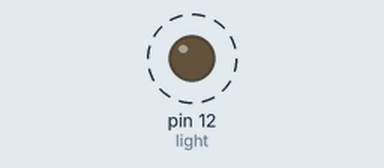
Bench run of a sketch on a simulated Arduino Uno, built with avr-gcc and run on an emulated ATmega328P. Parts: output pins drawn as LEDs (lit = HIGH). Dashed ring = blinking.

Above: at 0.5 s.
Timing chart, 0 to 3.0 s (numbered marks = the images above):
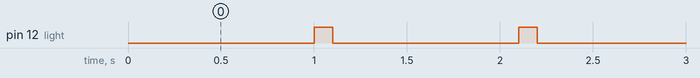

The sketch:

day2_light.ino
```cpp
int light = 12;

void setup() {
  // put your setup code here, to run once:

  pinMode(light, OUTPUT);
  digitalWrite(light, HIGH);
}

void loop() {
  // put your main code here, to run repeatedly:
  digitalWrite(light, LOW);
  delay(1000);
  digitalWrite(light, HIGH);
  delay(100);
}
```

Measured:
- by itself, pin 12 (light): alternates HIGH for 0.10 s and LOW for 1.0 s
